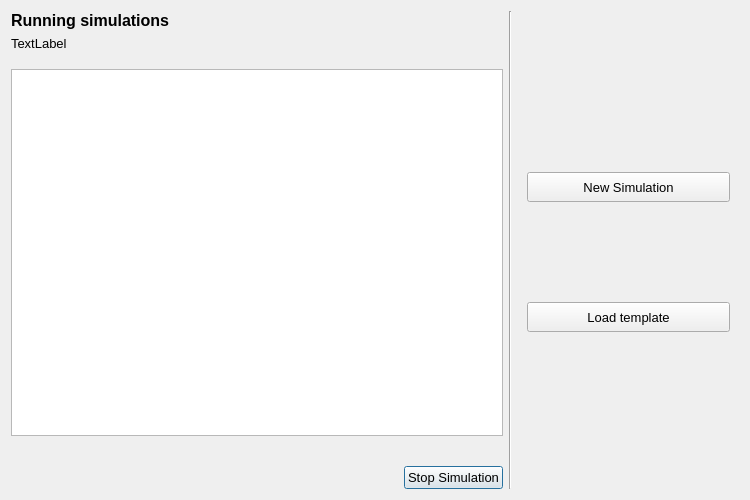
<?xml version="1.0" encoding="UTF-8"?>
<ui version="4.0">
 <class>Dialog</class>
 <widget class="QDialog" name="Dialog">
  <property name="windowModality">
   <enum>Qt::ApplicationModal</enum>
  </property>
  <property name="geometry">
   <rect>
    <x>0</x>
    <y>0</y>
    <width>750</width>
    <height>500</height>
   </rect>
  </property>
  <property name="minimumSize">
   <size>
    <width>750</width>
    <height>500</height>
   </size>
  </property>
  <property name="font">
   <font>
    <family>Segoe UI</family>
    <pointsize>10</pointsize>
   </font>
  </property>
  <property name="windowTitle">
   <string>Simulation overview</string>
  </property>
  <layout class="QGridLayout" name="gridLayout">
   <item row="9" column="1">
    <spacer name="horizontalSpacer">
     <property name="orientation">
      <enum>Qt::Horizontal</enum>
     </property>
     <property name="sizeHint" stdset="0">
      <size>
       <width>184</width>
       <height>22</height>
      </size>
     </property>
    </spacer>
   </item>
   <item row="9" column="2">
    <widget class="QPushButton" name="pb_stop_sim">
     <property name="text">
      <string>Stop Simulation</string>
     </property>
    </widget>
   </item>
   <item row="0" column="0">
    <widget class="QLabel" name="label">
     <property name="font">
      <font>
       <family>Segoe UI</family>
       <pointsize>12</pointsize>
       <weight>75</weight>
       <bold>true</bold>
      </font>
     </property>
     <property name="text">
      <string>Running simulations</string>
     </property>
    </widget>
   </item>
   <item row="0" column="3" rowspan="10">
    <widget class="Line" name="line">
     <property name="sizePolicy">
      <sizepolicy hsizetype="Fixed" vsizetype="Expanding">
       <horstretch>0</horstretch>
       <verstretch>0</verstretch>
      </sizepolicy>
     </property>
     <property name="orientation">
      <enum>Qt::Vertical</enum>
     </property>
    </widget>
   </item>
   <item row="4" column="0" colspan="3">
    <widget class="QTreeView" name="tv_sim_tree">
     <property name="editTriggers">
      <set>QAbstractItemView::NoEditTriggers</set>
     </property>
    </widget>
   </item>
   <item row="1" column="0">
    <widget class="QLabel" name="label_user">
     <property name="text">
      <string>TextLabel</string>
     </property>
    </widget>
   </item>
   <item row="9" column="5">
    <spacer name="horizontalSpacer_2">
     <property name="orientation">
      <enum>Qt::Horizontal</enum>
     </property>
     <property name="sizeType">
      <enum>QSizePolicy::MinimumExpanding</enum>
     </property>
     <property name="sizeHint" stdset="0">
      <size>
       <width>202</width>
       <height>22</height>
      </size>
     </property>
    </spacer>
   </item>
   <item row="4" column="5">
    <widget class="QWidget" name="widget" native="true">
     <property name="baseSize">
      <size>
       <width>0</width>
       <height>10</height>
      </size>
     </property>
     <layout class="QGridLayout" name="gridLayout_2">
      <item row="0" column="0">
       <widget class="QPushButton" name="pb_new_sim">
        <property name="sizePolicy">
         <sizepolicy hsizetype="Preferred" vsizetype="Fixed">
          <horstretch>0</horstretch>
          <verstretch>0</verstretch>
         </sizepolicy>
        </property>
        <property name="minimumSize">
         <size>
          <width>0</width>
          <height>30</height>
         </size>
        </property>
        <property name="text">
         <string>New Simulation</string>
        </property>
       </widget>
      </item>
      <item row="1" column="0">
       <widget class="QPushButton" name="pb_load_template">
        <property name="enabled">
         <bool>true</bool>
        </property>
        <property name="minimumSize">
         <size>
          <width>0</width>
          <height>30</height>
         </size>
        </property>
        <property name="text">
         <string>Load template</string>
        </property>
       </widget>
      </item>
     </layout>
    </widget>
   </item>
  </layout>
 </widget>
 <resources/>
 <connections/>
</ui>
